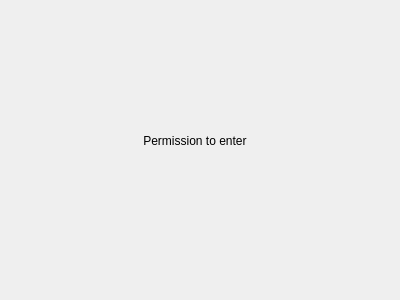
<?xml version="1.0" encoding="UTF-8"?>
<ui version="4.0">
 <class>Dialog2</class>
 <widget class="QDialog" name="Dialog2">
  <property name="geometry">
   <rect>
    <x>0</x>
    <y>0</y>
    <width>400</width>
    <height>300</height>
   </rect>
  </property>
  <property name="windowTitle">
   <string>Dialog</string>
  </property>
  <widget class="QLabel" name="label">
   <property name="geometry">
    <rect>
     <x>130</x>
     <y>110</y>
     <width>131</width>
     <height>61</height>
    </rect>
   </property>
   <property name="text">
    <string>    Permission to enter</string>
   </property>
  </widget>
 </widget>
 <resources/>
 <connections/>
</ui>
